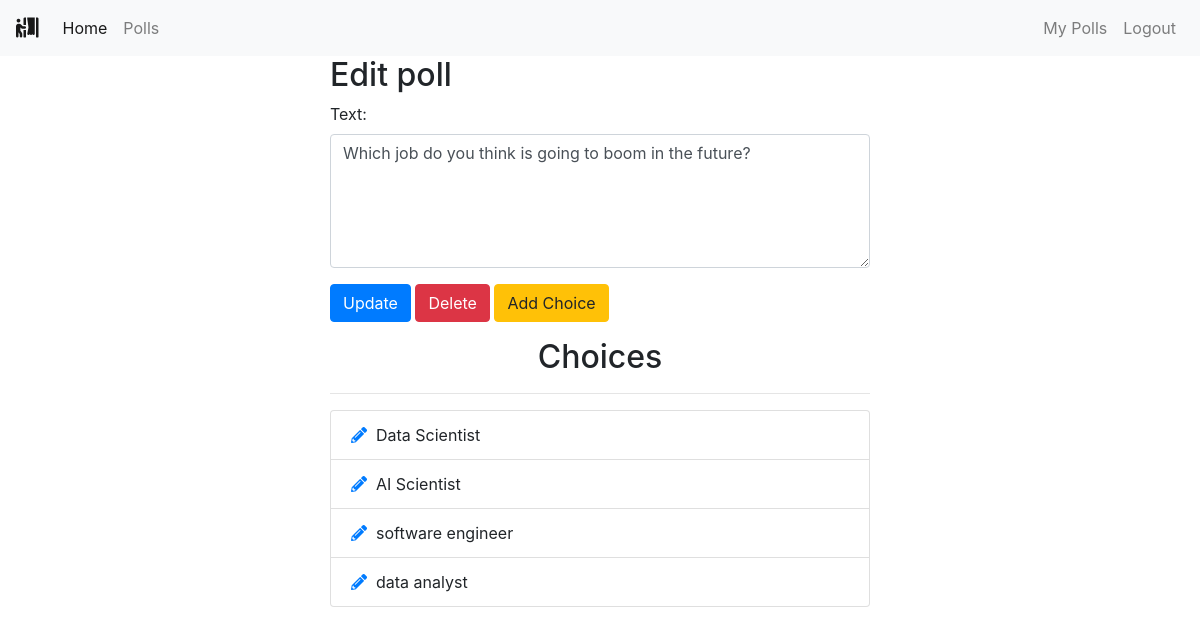
The page /polls/edit/43/ (signed in) on the database its author committed.
### polls/models.py (models this page shows, shortened)
class Poll(models.Model):
    owner = models.ForeignKey(User, on_delete=models.CASCADE)
    text = models.TextField()
    pub_date = models.DateTimeField(default=timezone.now)
    active = models.BooleanField(default=True)

class Choice(models.Model):
    poll = models.ForeignKey(Poll, on_delete=models.CASCADE)
    choice_text = models.CharField(max_length=255)

### polls/views.py (the view)
# urls.py: path('edit/<int:poll_id>/', views.polls_edit, name='edit'),
@login_required
def polls_edit(request, poll_id):
    poll = get_object_or_404(Poll, pk=poll_id)
    if request.user != poll.owner:
        return redirect('home')
    if request.method == 'POST':
        form = EditPollForm(request.POST, instance=poll)
        if form.is_valid:
            form.save()
            messages.success(request, "Poll Updated successfully.",
                             extra_tags='alert alert-success alert-dismissible fade show')
            return redirect("polls:list")
    else:
        form = EditPollForm(instance=poll)
    return render(request, "polls/poll_edit.html", {'form': form, 'poll': poll})

### polls/forms.py
class EditPollForm(forms.ModelForm):
    class Meta:
        model = Poll
        fields = ['text', ]
        widgets = {
            'text': forms.Textarea(attrs={'class': 'form-control', 'rows': 5, 'cols': 20}),
        }

### polls/templates/polls/poll_edit.html (shortened to what this page needs)
{% extends 'base.html' %}
{% block content %}
<div class="container">
    <div class="row center">
        <div class="col-md-6 offset-md-3">
            <h2>Edit poll</h2>
            <form action="" method="POST">
                {% for field in form %}
                <div class="form-group">
                    {{ field.label_tag }}
                    {{ field }}
                </div>
                {% endfor %}
                <button type="submit" class="btn btn-primary">Update</button>
                <a class="btn btn-danger" href="{% url 'polls:delete_poll' poll.id %}" role="button" onclick="return confirm('Are you sure?')">Delete</a>
                <a class="btn btn-warning" href="{% url 'polls:add_choice' poll.id %}" role="button">Add Choice</a>
            </form>
            <div class="choices">
                <h2 class="text-center mt-3">Choices</h2>
                <hr>
                <ul class="list-group">
                    {% for choice in poll.choice_set.all %}
                    <li class="list-group-item"><a href="{% url 'polls:choice_edit' choice.id %}"><i class="fas fa-pencil-alt"></i></a>&nbsp
                        {{ choice.choice_text }}</li>
                    {% endfor %}
                </ul>
            </div>
        </div>
    </div>
</div>
{% endblock %}

### rows shown on the page
Poll: form "Which job do you think is going to boom in the future?"
Choice: choice_text "Data Scientist"
Choice: choice_text "AI Scientist"
Choice: choice_text "software engineer"
Choice: choice_text "data analyst"

### other values the page prints
{{ field.label_tag }} "Text:"
